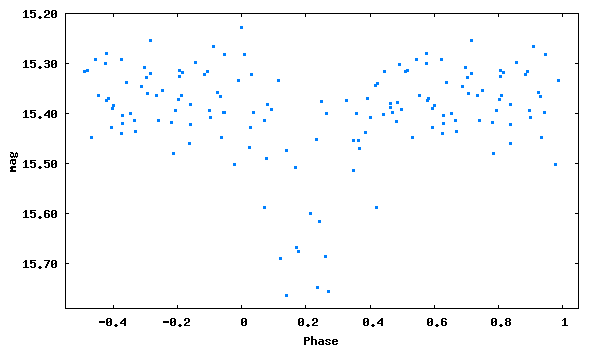

This chart was generated by the following gnuplot code:
set term png size 600,350 medium
set colors classic
set output 'phase_lc_12.png'
set xlabel 'Phase'
set ylabel 'mag'
#set title 'JDmax = 2447057.42700 + 0.3348225 x E'
set format y '%5.2f'
plot [-0.55:1.05][15.79:15.20] "phase_lc_12.dat" linecolor 3 pointtype 5 pointsize 0.3 title ""
